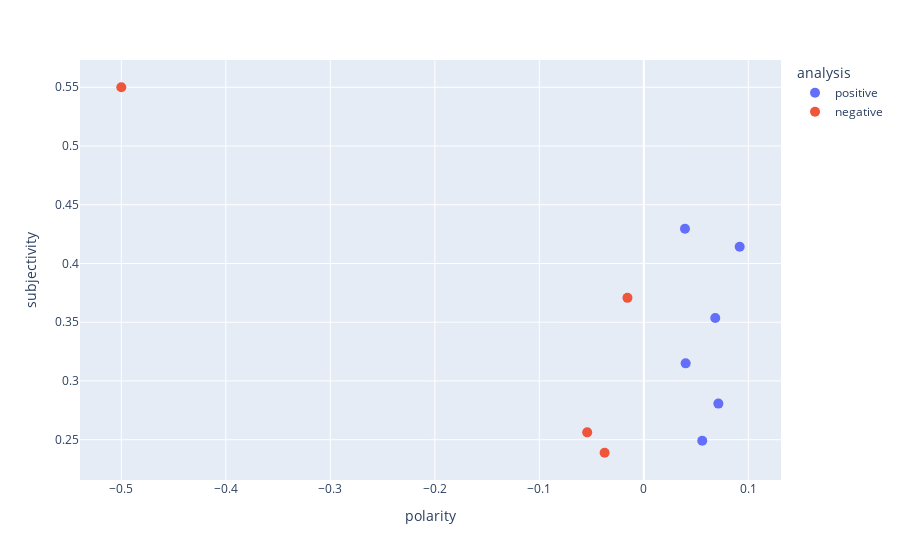

The notebook cell this image was saved under:
### Code cell
#scatter plot between polarity and subjectivity

fig = px.scatter(df,x='polarity',y='subjectivity',color='analysis',hover_data=["title"])
fig.update_traces(marker_size=10)
fig.show()

### Figure 1 — Plotly figure (JSON) as saved in the notebook; plotly's stock layout.template omitted (floating-point values rounded to 4 significant figures)
{"data": [{"customdata": [["floods hit south africa’s kwazulu-natal province again "], ["mozambique announces new prime minister after cabinet reshuffle "], ["analysis: can african gas replace russian supplies to europe? "], ["southern africa bloc sadc extends mozambique mission "], ["in mozambique, kagame says rwandan troops’ work not over "], ["rwanda, mozambique forces recapture port city from rebels "]], "hovertemplate": "analysis=positive<br>polarity=%{x}<br>subjectivity=%{y}<br>title=%{customdata[0]}<extra></extra>", "legendgroup": "positive", "marker": {"color": "#636efa", "size": 10, "symbol": "circle"}, "mode": "markers", "name": "positive", "orientation": "v", "showlegend": true, "type": "scatter", "x": [0.0394, 0.09176, 0.06837, 0.07135, 0.04004, 0.05592], "xaxis": "x", "y": [0.4295, 0.4142, 0.3536, 0.2807, 0.315, 0.2491], "yaxis": "y"}, {"customdata": [["mozambique: cyclone gombe death toll rises to 53 "], ["dozens dead from tropical storm ana in southern africa "], ["climate change and famine "], ["rwanda deploys 1,000 soldiers to mozambique’s cabo delgado "]], "hovertemplate": "analysis=negative<br>polarity=%{x}<br>subjectivity=%{y}<br>title=%{customdata[0]}<extra></extra>", "legendgroup": "negative", "marker": {"color": "#EF553B", "size": 10, "symbol": "circle"}, "mode": "markers", "name": "negative", "orientation": "v", "showlegend": true, "type": "scatter", "x": [-0.0375, -0.05417, -0.5, -0.01565], "xaxis": "x", "y": [0.2389, 0.2562, 0.55, 0.3707], "yaxis": "y"}], "layout": {"legend": {"title": {"text": "analysis"}, "tracegroupgap": 0}, "margin": {"t": 60}, "xaxis": {"anchor": "y", "domain": [0, 1], "title": {"text": "polarity"}}, "yaxis": {"anchor": "x", "domain": [0, 1], "title": {"text": "subjectivity"}}}}
